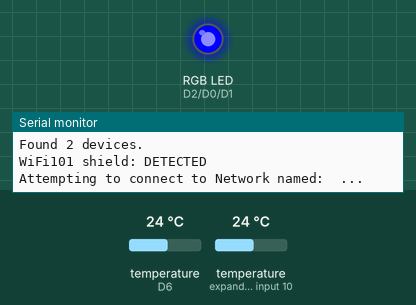
A sketch run on a simulated Arduino MKR. Parts: an RGB LED mixed from three pins (HIGH = lit), the last lines printed to the serial monitor. The test bench sets the inputs (shaded band); at power-on: temperature (sensors on D6, expander input 10) 24 °C. Dim RGB values are drawn brighter than linear; WiFi joins after 1.5 s; servers stay silent unless stated; pins used as bus, display or sensor lines are not drawn.

Above: at 0.3 s.
At 11.8 s:
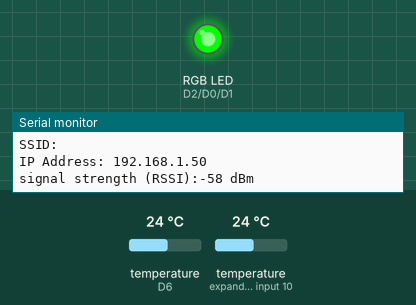
At 13.0 s:
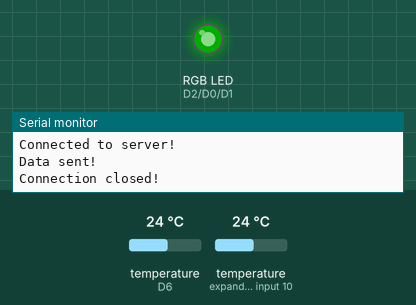
At 13.5 s:
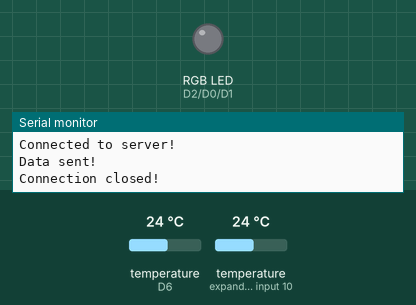
Timing chart, 0 to 15.0 s (numbered marks = the images above):
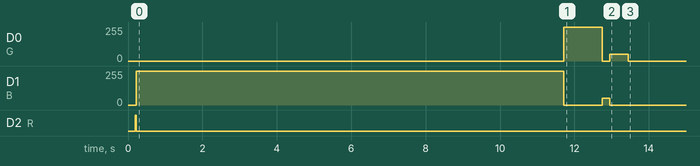

The sketch:

IOT_Temperature_Device.ino
```cpp
#include <OneWire.h>
#include <DallasTemperature.h>
#include <WiFi101.h>
#include <WiFiClient.h>

// Data wire for temperature sensors is plugged into digital pin 6 on the Arduino
#define ONE_WIRE_BUS 6

// Setup a oneWire instance to communicate with any OneWire device
OneWire oneWire(ONE_WIRE_BUS);

// Pass oneWire reference to DallasTemperature library
DallasTemperature sensors(&oneWire);

int deviceCount = 0;// Amount of temperature sensors

// LED pins
const int G = 0;
const int B = 1;
const int R = 2;

// Reset pin
const int RESETPIN = 7;

// WiFi router setup
char ssid[] = ""; // network SSID (aka WiFi name)
char pass[] = ""; // network password
int status = WL_IDLE_STATUS;

String fullAddress = ""; // ip and port
IPAddress server(000, 000, 00, 000);        // ip seperated by ","
const int port = 8080;
WiFiClient client;

void setup() {

  // ------- Debug --------

  Serial.begin(9600);
  //while (!Serial) {
  //  ; // wait for serial port to connect.
  //}

  Serial.println("IOT - Indoor and Outdoor thermometer startup ...");
  Serial.println();

  // Setup reset pin

  digitalWrite(RESETPIN, HIGH);
  delay(200);
  pinMode(RESETPIN, OUTPUT);

  // -----------------------

  // RGB LED
  pinMode(G, OUTPUT);
  pinMode(R, OUTPUT);
  pinMode(B, OUTPUT);

  rgb(255, 0, 0);

  sensors.begin();  // Start up the library

  // locate devices on the bus
  Serial.println("Locating temperature sensors ...");
  Serial.print("Found ");
  deviceCount = sensors.getDeviceCount();
  Serial.print(deviceCount, DEC);
  Serial.println(" devices.");
  Serial.println();

  if (deviceCount == 2) {
    rgb(0, 0, 255);
  }

  wifiSetup();

  if (status != WL_IDLE_STATUS) {
    rgb(0, 255, 0);
    delay(250);
  } else {
    rgb(255, 0, 0);
    delay(250);
  }
}

float indoorTemp = 150; // Max temp for DS18B20: ~ +125°
float outdoorTemp = 150;
const int DELAY = 5 * 60 * 1000; // How often to wait between temperature readings in ms (default: every 5 min)
int resetCounter = 0;
const int resetInterval = 360;  // How often to reset (reconnects to internet, rediscovers sensors) (every 360 readings ~ 6 hrs)

void loop() {
  readTemperatures();
  printTemperatures();

  // Check for anomalies
  if (-56 < indoorTemp < 126 && -56 < outdoorTemp < 126) {
    sendReadings();
  } else {
    rgb(255, 0, 0);
    Serial.println("Reading error, temperature readings not sent!");
  }

  delay(500);
  rgb(0, 0, 0);

  delay(DELAY);

  resetCounter++;
  if (resetCounter >= resetInterval) {
    reset();
  }

}

void reset() {
  Serial.println();
  Serial.println("Reset imminent...");
  Serial.println("~~~~~~~~~~~~~~~~~~");
  Serial.println();
  digitalWrite(RESETPIN, LOW);
}

void readTemperatures() {
  // Send command to all the sensors for temperature conversion
  sensors.requestTemperatures();
  // Update temperature readings
  indoorTemp = sensors.getTempCByIndex(1);
  outdoorTemp = sensors.getTempCByIndex(0);
}

void printTemperatures() {
  // Print temperatures
  Serial.println();
  Serial.println("----------------------");
  Serial.print("Indoor : ");
  Serial.print(indoorTemp);
  Serial.print("°C");
  Serial.println();
  Serial.print("Outdoor : ");
  Serial.print(outdoorTemp);
  Serial.print("°C");
  Serial.println();
  Serial.println("----------------------");
}


void sendReadings() {
  Serial.println("\nStarting connection to server ...");
  // if you get a connection, report back via serial:
  rgb(0, 0, 50);
  if (client.connect(server, port)) {
    Serial.println("Connected to server!");

    // Make a HTTP request:
    String str = "PUT /temperaturelogger/log/?indoorTemp=";
    str +=  String(indoorTemp);
    str += "&outdoorTemp=";
    str += String(outdoorTemp);
    str += " HTTP/1.1";
    client.println(str);
    str = "Host: ";
    str += fullAddress;
    client.println(str);
    client.println("Connection: close");
    client.println();

    Serial.println("Data sent!");
    Serial.println("Connection closed!");
    rgb(0, 50, 0);

  } else {
    Serial.println("Unable to connect to server!");
    rgb(255, 0, 0);
  }

}

void rgb(int r, int g, int b) {
  analogWrite(R, r);
  analogWrite(G, g);
  analogWrite(B, b);
}


void wifiSetup() {
  // Check for the presence of the shield
  Serial.print("WiFi101 shield: ");
  if (WiFi.status() == WL_NO_SHIELD) {
    Serial.println("NOT PRESENT");
    return; // don't continue
  }
  Serial.println("DETECTED");
  // attempt to connect to Wifi network:
  while ( status != WL_CONNECTED) {
    Serial.print("Attempting to connect to Network named: ");
    Serial.print(ssid);                   // print the network name (SSID);
    Serial.println(" ...");
    // Connect to WPA/WPA2 network. Change this line if using open or WEP network:
    status = WiFi.begin(ssid, pass);
    // wait 10 seconds for connection:
    delay(10000);
  }
  printWifiStatus();
}

void printWifiStatus() {
  // print the SSID of the network you're attached to:
  Serial.print("SSID: ");
  Serial.println(WiFi.SSID());

  // print your WiFi shield's IP address:
  IPAddress ip = WiFi.localIP();
  Serial.print("IP Address: ");
  Serial.println(ip);

  // print the received signal strength:
  long rssi = WiFi.RSSI();
  Serial.print("signal strength (RSSI):");
  Serial.print(rssi);
  Serial.println(" dBm");
}
```

Measured:
- by itself, D0 (G): 255/255 → 0/255 at 12.7 s, → 50/255 0.20 s later, → 0/255 0.50 s later
- by itself, D1 (B): 255/255 → 0/255 at 11.7 s, → 50/255 1.0 s later, → 0/255 0.20 s later
